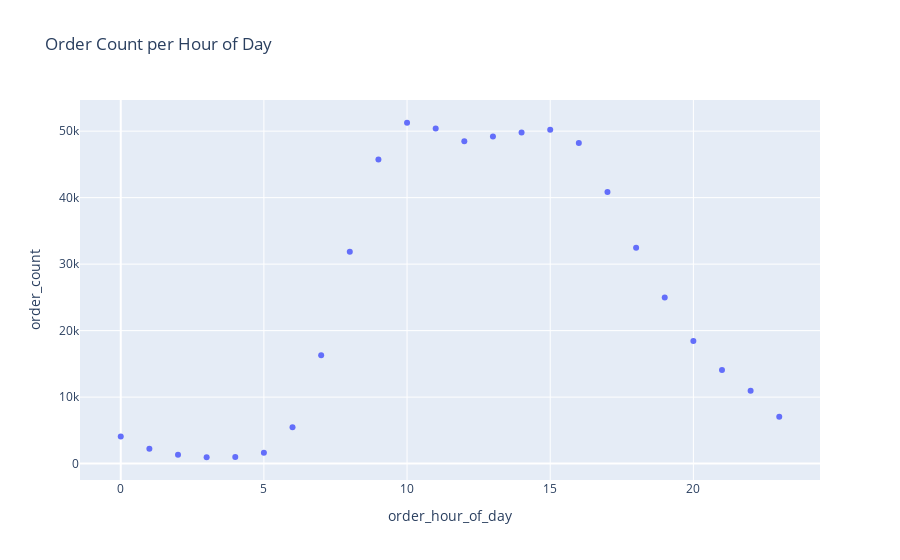

Write notebook code for a chart like this one.
### Code cell
df_order_count_per_hour = df.groupby(['order_hour_of_day'])['order_id'].nunique().reset_index().rename(columns={'order_id':'order_count'})
px.scatter(df_order_count_per_hour, x='order_hour_of_day', y='order_count', title='Order Count per Hour of Day')

### Figure 1 — Plotly figure (JSON) as saved in the notebook; plotly's stock layout.template omitted (floating-point values rounded to 4 significant figures)
{"data": [{"hovertemplate": "order_hour_of_day=%{x}<br>order_count=%{y}<extra></extra>", "legendgroup": "", "marker": {"color": "#636efa", "symbol": "circle"}, "mode": "markers", "name": "", "orientation": "v", "showlegend": false, "type": "scatter", "x": [0, 1, 2, 3, 4, 5, 6, 7, 8, 9, 10, 11, 12, 13, 14, 15, 16, 17, 18, 19, 20, 21, 22, 23], "xaxis": "x", "y": [4072, 2219, 1340, 956, 986, 1644, 5461, 16293, 31847, 45728, 51264, 50415, 48469, 49188, 49785, 50217, 48233, 40866, 32452, 24969, 18421, 14082, 10966, 7042], "yaxis": "y"}], "layout": {"legend": {"tracegroupgap": 0}, "title": {"text": "Order Count per Hour of Day"}, "xaxis": {"anchor": "y", "domain": [0, 1], "title": {"text": "order_hour_of_day"}}, "yaxis": {"anchor": "x", "domain": [0, 1], "title": {"text": "order_count"}}}}
